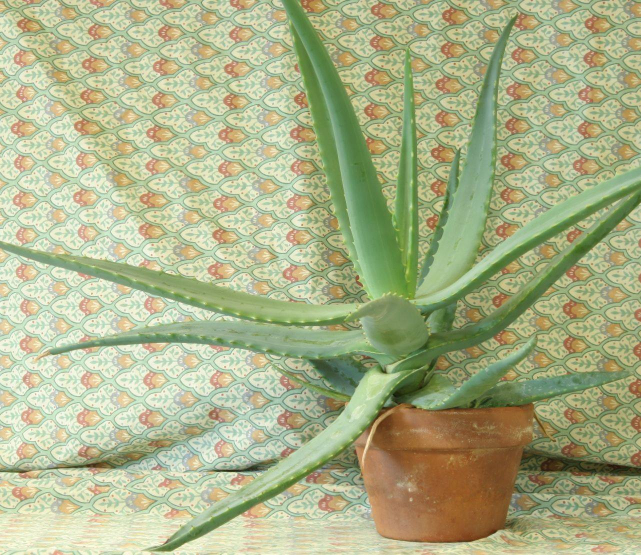
#> input picture left_aloe.jpg, 1282 x 1110 px (shown at 1/2 size)
$ jupyter execute 'project code.ipynb'
#> lines starting #> are read from the running program, lines starting #| are printed output that depends on the picture; after the words box and inside, x2 and y2 are one past the last pixel; in counts of white or black regions, pixels touching at a corner belong together
[cell 1]
import numpy as np
import cv2

[cell 2]
# Retrieved example ply_header from http://paulbourke.net/dataformats/ply/example1.ply

# The PLY format encodes an object as a collection of vertices, faces and other elements, and other
# important properties like color and normal direction. Some of the objects include:
# polygon objects from modeling programs, range data, terrain data, and more.
header = '''ply
            format ascii 1.0
            element vertex %(vert_num)d
            property float x
            property float y
            property float z
            property uchar red
            property uchar green
            property uchar blue
            end_header
         '''

[cell 3]
# Code for exporting the 3d Image to a 3rd party readable format. What the format does is explained above.
# From https://stackoverflow.com/questions/46959106/f-write-unsupported-format-character-error-after-changing-input-data
def write_ply(fn, verts, colors):
    verts = verts.reshape(-1, 3)
    colors = colors.reshape(-1, 3)
    verts = np.hstack([verts, colors])
    with open(fn, 'wb') as f:
        f.write((header % dict(vert_num=len(verts))).encode('utf-8'))
        np.savetxt(f, verts, fmt='%f %f %f %d %d %d ')

[cell 4]
imgL = cv2.imread('left_aloe.jpg')
#> imgL is the input picture: shape (1110, 1282, 3); mean B, G, R 136.6, 177.2, 171.2
imgR = cv2.imread('right_aloe.jpg')
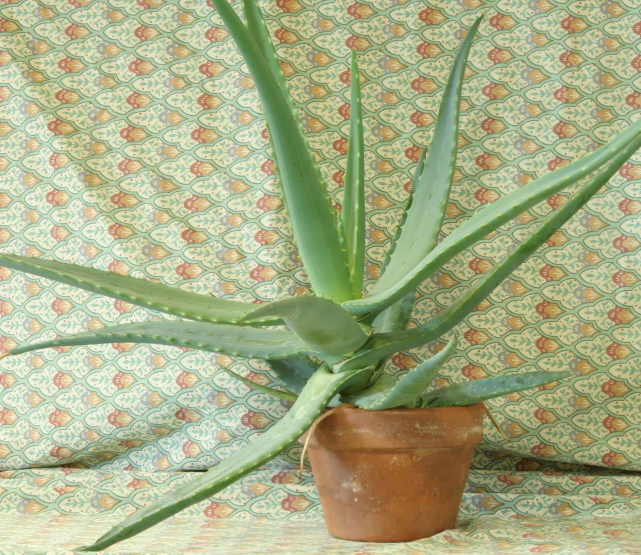
#> input picture right_aloe.jpg, 1282 x 1110 px (shown at 1/2 size)
#> imgR is the input picture: shape (1110, 1282, 3); mean B, G, R 134.1, 174.2, 168

# Downscale images for faster processing
# We lose pixel information when we downscale, but we chose to downscale anyways for faster computation.
imgL = cv2.pyrDown(imgL)
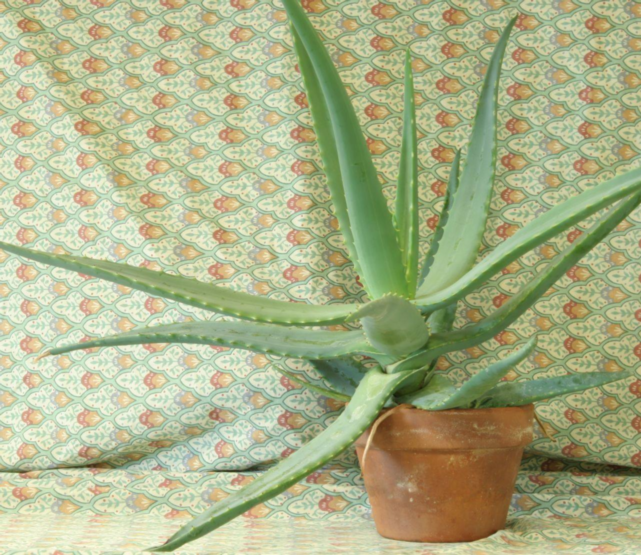
#> imgL: shape (555, 641, 3); mean B, G, R 136.6, 177.2, 171.2
imgR = cv2.pyrDown(imgR)
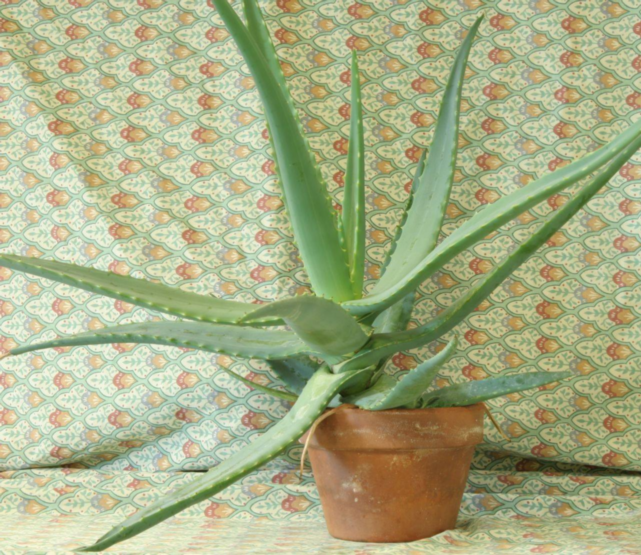
#> imgR: shape (555, 641, 3); mean B, G, R 134.1, 174.2, 168

# Parameters to determine the quality of the disparity map
# window: size of the window or the size of the feature matching part
# mdisp: minimum disparity as a limit
# ndisp: number of disparity as a tolerance
window = 3
mdisp = -1
ndisp = 16

# https://docs.opencv2.org/3.4/d2/d85/classcv2_1_1StereoSGBM.html
# Some parameters are changed due to different image input
stereo = cv2.StereoSGBM_create(minDisparity = mdisp,
    numDisparities = ndisp,
    blockSize = 15,
    P1 = 8 * 3 * window ** 2,
    P2 = 32 * 3 * window ** 2,
    disp12MaxDiff = 1,
    uniquenessRatio = 10,
    speckleWindowSize = 5,
    speckleRange = 5,
)

# Using cv2's method to compute the disparity of the image.
disparity = stereo.compute(imgL, imgR).astype(np.float32) / (ndisp * 1.0)
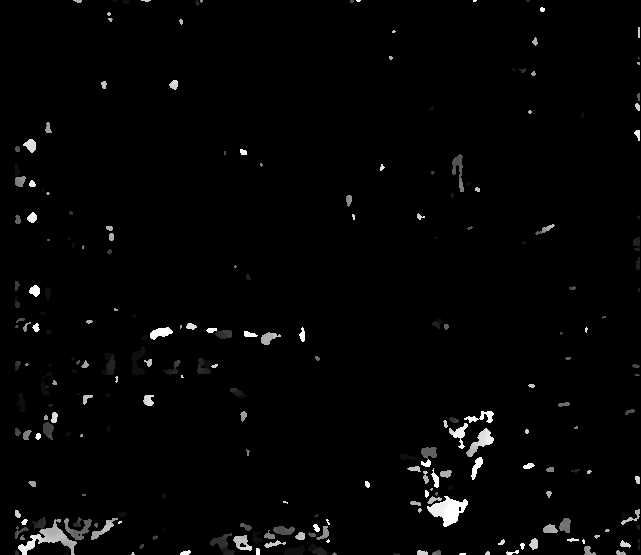
#> disparity: shape (555, 641) float32; min -2, max 14, mean -1.71; drawn with min black and max white

# From https://ags.cs.uni-kl.de/fileadmin/inf_ags/3dcv-ws14-15/3DCV_lec01_camera.pdf
# reprojecting the image to 3D space to get depth and color and flipping the image based on y
Q = np.float32([[1, 0, 0, -0.5 * imgL.shape[:2][1]],
                [0,-1, 0, 0.5 * imgL.shape[:2][0]],
                [0, 0, 0, -0.8 * imgL.shape[:2][1]],
                [0, 0, 1, 0]])

# reprojecting
pts = cv2.reprojectImageTo3D(disparity, Q)
#> pts: shape (555, 641, 3) float32; 0.07% of the values are NaN or infinite; the others: min -8204.8, max 8204.8, mean 81.27
colors = cv2.cvtColor(imgL, cv2.COLOR_BGR2RGB)

m = disparity > disparity.min()
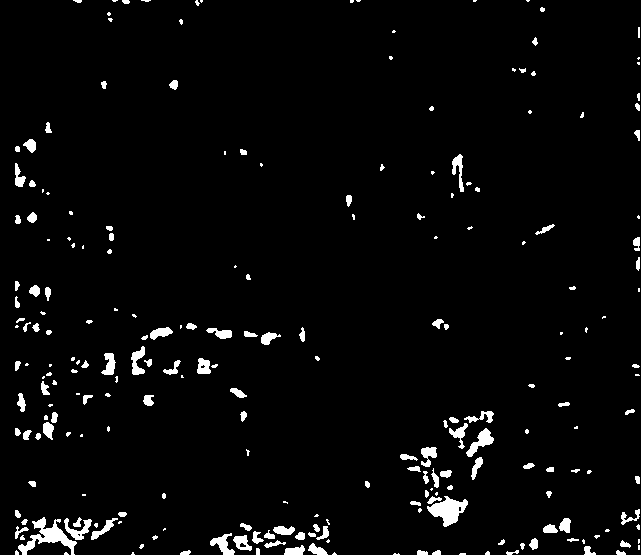
#> m: shape (555, 641) bool; 3.2% white; 232 white regions (99 under 20 px), largest, box (x1, y1, x2, y2) and area: (18, 517, 77, 555) 773, (427, 496, 468, 527) 651, (466, 428, 494, 457) 316
write_ply('output.ply', pts[m], colors[m])
